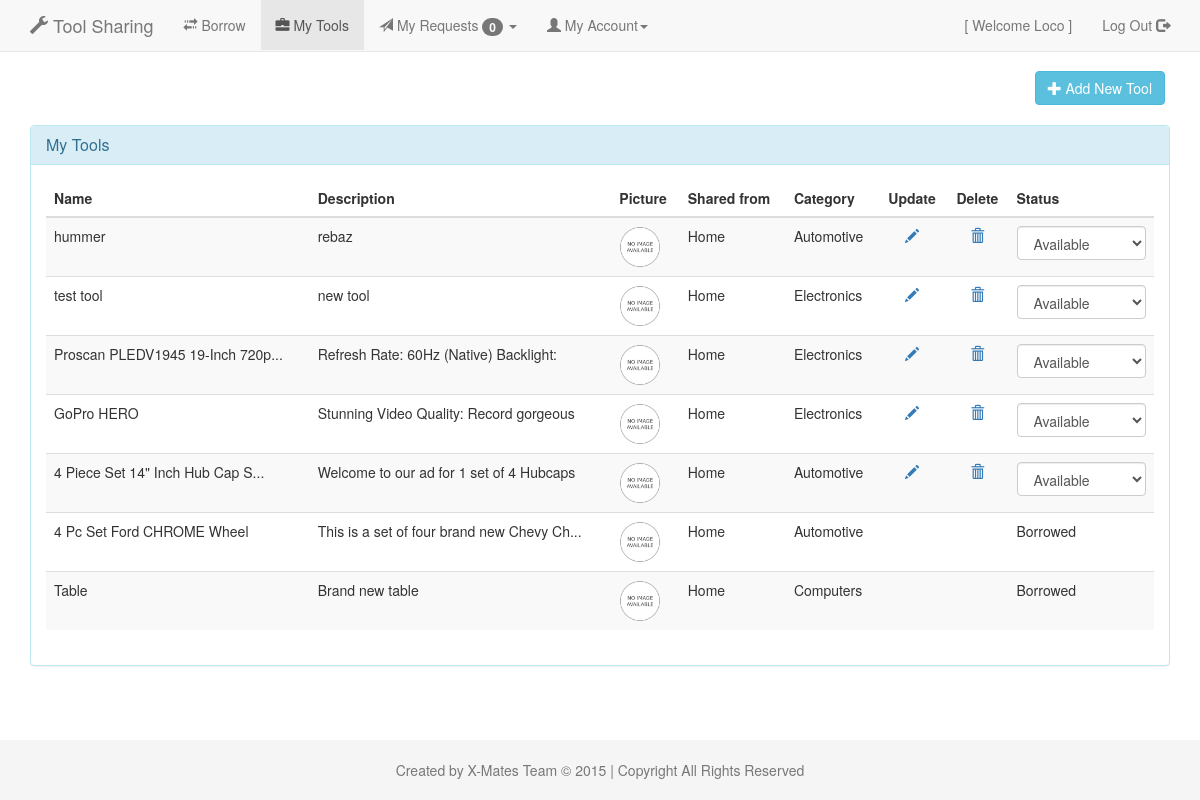
Page /manage_tools/my_tools/ (signed in) on the committed database.
### manage_tools/models.py (models this page shows, shortened)
class Tool(models.Model):
    AVAILABLE = 'AV'
    BORROWED = 'BR'
    RETURNED = 'RT'
    UNAVAILABLE = 'UA'
    status_choices = (
        (AVAILABLE, 'Available'),
        (BORROWED, 'Borrowed'),
        (RETURNED, 'Returned'),
        (UNAVAILABLE, 'Unavailable'),
    )
    editable_status_choices = (
        (AVAILABLE, 'Available'),
        (UNAVAILABLE, 'Unavailable'),
    )
    HOME = "HM"
    SHED = "SH"
    shared_choices = (
        (HOME, "Home"),
        (SHED, "Community Shed"),
    )
    name = models.CharField(max_length=100)
    status = models.CharField(choices=editable_status_choices, max_length=2, default="AV")
    owner = models.ForeignKey(User, related_name='tools', null=True, on_delete=models.SET_NULL)
    description = models.CharField(max_length=250)
    picture = models.FileField(upload_to="img/tools/", blank=True, default="img/tools/no-image.png")
    code = models.CharField(unique=True, max_length=10)
    shared_from = models.CharField(choices=shared_choices, max_length=2, default="HM")
    category = models.ForeignKey(ToolCategory, related_name='tools', null=True, on_delete=models.SET_NULL)
    enabled = models.BooleanField(default=True)
    timestamp = models.DateTimeField(auto_now_add=True, auto_now=False)
    updated = models.DateTimeField(auto_now_add=False, auto_now=True)
    def get_status_choices(self):
        return dict(self.status_choices).get(self.status)
    def get_shared_choices(self):
        return dict(self.shared_choices).get(self.shared_from)

class ToolCategory(models.Model):
    name = models.CharField(max_length=100)
    description = models.CharField(max_length=250)
    enabled = models.BooleanField(default=True)
    timestamp = models.DateTimeField(auto_now_add=True, auto_now=False)
    updated = models.DateTimeField(auto_now_add=False, auto_now=True)

### manage_tools/views.py (the view)
def my_tools(request):
    if not is_user_logged_in(session=request.session):
        return redirect(reverse('sign_in'))
    if 'is_shared_zone' not in request.session:
        return redirect(reverse('shared_zone:index'))
    title = "My Tools"
    tool_list = Tool.objects.filter(owner=request.session["cool_user"], enabled=1).order_by('-id')
    paginator = Paginator(tool_list, 10)
    page = request.GET.get('page')
    try:
        tools = paginator.page(page)
    except PageNotAnInteger:
        tools = paginator.page(1)
    except EmptyPage:
        tools = paginator.page(paginator.num_pages)
    context = {
        "title": title,
        "tools": tools,
        'my_tools': True
    }
    return render(request, "tool_management/my_tools.html", context)

### utils/utilities.py (called while the page is built)
def is_user_logged_in(session):
    return "cool_user" in session and session["cool_user"] is not None

### templates/tool_management/my_tools.html (shortened to what this page needs)
{% extends "base.html" %}
{% block content %}
    <div class="row">
        <div class="col-xm-12">
            <a class="btn btn-info float-right-bottom" href="{% url "manage_tools:new_tool" %}"><span class="glyphicon glyphicon-plus" aria-hidden="true"></span> Add New Tool</a>
        </div>
    </div>
    {% if tools %}
        <div class="panel panel-info">
          <div class="panel-heading">
            <h3 class="panel-title">My Tools</h3>
          </div>
          <div class="panel-body">
                <div class="table-responsive">
                    <table class="table table-striped table-hover">
                        <thead>
                            <tr>
                                <th>Name</th>
                                <th>Description</th>
                                <th>Picture</th>
                                <th>Shared from</th>
                                <th>Category</th>
                                <th class="text-align-center">Update</th>
                                <th class="text-align-center">Delete</th>
                                <th>Status</th>
                            </tr>
                        </thead>
                        <tbody>
                        {% for tool in tools %}
                            <tr>
                                <td>{{ tool.name|slice:":30" }}{% if tool.name|length|get_digit:"-1" > 30 %}...{% endif %}</td>
                                <td>{{ tool.description|slice:":40"}}{% if tool.description|length|get_digit:"-1" > 40 %}...{% endif %}</td>
                                <td><img src="{{ tool.picture.url }}" alt="{{ tool.name }}" width="42"></td>
                                <td>{{ tool.get_shared_choices }}</td>
                                <td>{{ tool.category.name }}</td>
                                {% if tool.status != tool.BORROWED %}
                                <td class="text-align-center"><a href="{% url "manage_tools:edit_tool" tool.id %}"><span class="glyphicon glyphicon-pencil" aria-hidden="true"></span></a></td>
                                <td class="text-align-center"><a href="{% url "manage_tools:remove_tool" tool.id %}"><span class="glyphicon glyphicon-trash" aria-hidden="true"></span></a></td>
                                <td>
                                    <select class="form-control upd_status">
                                        {% for status in tool.editable_status_choices %}
                                            <option {% if status.0 == tool.status %} selected="selected" {% endif %}value="{{ status.0 }},{% url "manage_tools:update_status" tool.id %}">{{ status.1 }}</option>
                                        {% endfor %}
                                    </select>
                                </td>
                                {% else %}
                                    <td></td>
                                    <td></td>
                                    <td>{{ tool.get_status_choices }}</td>
                                {% endif %}
                            </tr>
                        {% endfor %}
                    </table>
                </div>
            </div>
        </div>
    {% endif %}
{% endblock %}

### templates/base.html (shortened to what this page needs)
<!DOCTYPE html>
{% load staticfiles %}
<html lang="en">
  <head>
    {% include "head_css.html" %}
  </head>
  <body class="min-body-height">
    {% include "navbar.html" %}
    <div class="container" style="padding-top:0;">
        {% block content %}
        {% endblock %}
    </div>
    <footer class="footer">
      <div class="container">
        <p class="text-muted text-align-center">Created by X-Mates Team &copy; 2015 | Copyright All Rights Reserved</p>
      </div>
    </footer>
  </body>
</html>

### templates/head_css.html
{% load staticfiles %}
<link href="{% static "css/bootstrap.min.css" %}" rel="stylesheet">
<link href="{% static "css/navbar-static-top.css" %}" rel="stylesheet">
<link href="{% static "css/custom.css" %}" rel="stylesheet">
<link href="{% static "css/sticky-footer-navbar.css" %}" rel="stylesheet">
<link href="{% static "css/signin.css" %}" rel="stylesheet">

### templates/navbar.html (shortened to what this page needs)
    {% load staticfiles %}
    <nav class="navbar navbar-default navbar-static-top">
      <div class="container">
        <div id="navbar" class="navbar-collapse collapse">
          <ul class="nav navbar-nav">
            <li><a href="{% url "index" %}" class="navbar-brand"><span class="glyphicon glyphicon-wrench" aria-hidden="true"></span> Tool Sharing</a></li>
              {% if "cool_user" in request.session and "is_shared_zone" in request.session %}
                <li class="{% if borrow %}active{% endif %}"><a href="{% url "tool_listing:tool_listing" %}"><span class="glyphicon glyphicon-transfer" aria-hidden="true"></span> Borrow</a></li>
                <li {% if my_tools %}class="active"{% endif %}><a href="{% url "manage_tools:my_tools" %}"><span class="glyphicon glyphicon-briefcase" aria-hidden="true"></span> My Tools</a></li>
                <li class="dropdown {% if my_requests %}active{% endif %}">
                    <a href="#" class="dropdown-toggle" data-toggle="dropdown" role="button" aria-haspopup="true" aria-expanded="false"><span class="glyphicon glyphicon-send" aria-hidden="true"></span> My Requests
                        <span class="badge">
                            {% if request.session.notification_s and request.session.notification_r %}
                                {{ request.session.notification_s|add:request.session.notification_r }}
                            {% elif request.session.notification_s %}
                                {{ request.session.notification_s }}
                            {% elif request.session.notification_r %}
                                {{ request.session.notification_r }}
                            {% else %} 0
                            {% endif %}
                        </span>
                        <span class="caret"></span></a>
                </li>
              {% endif %}
              {% if "cool_user" in request.session %}
                  <li class="dropdown {% if my_profile %}active{% endif %}">
                    <a href="#" class="dropdown-toggle" data-toggle="dropdown" role="button" aria-haspopup="true" aria-expanded="false"><span class="glyphicon glyphicon-user" aria-hidden="true"></span> My Account<span class="caret"></span></a>
                  </li>
              {% endif %}
          </ul>
        {% if not request.get_full_path == "/sign_in/" %}
          <ul class="nav navbar-nav navbar-right">
            {% if "cool_user_name" in request.session %}
                <li><a>[ Welcome {{ request.session.cool_user_name }} ]</a></li>
            {% endif %}
            {% if "cool_user" in request.session %}
              <li><a href="{% url "log_out" %}">Log Out <span class="glyphicon glyphicon-log-out" aria-hidden="true"></span></a></li>
            {% endif %}
          </ul>
        {% endif %}
        </div>
      </div>
    </nav>

### templates/javascript.html (shortened to what this page needs)
{% load staticfiles %}

### static/our_static/css/navbar-static-top.css (style rules this page uses)
body { min-height: 2000px; }
.navbar-static-top { margin-bottom: 19px; }

### static/our_static/css/custom.css (style rules this page uses)
.text-align-center, .text-align-center th { text-align: center; }
.min-body-height { min-height: 0; }
.float-right-bottom { float: right; margin: 0px 20px 20px 0px; }

### static/our_static/css/sticky-footer-navbar.css (style rules this page uses)
html { position: relative; min-height: 100%; }
body { margin-bottom: 60px; }
.footer { position: absolute; bottom: 0; width: 100%; height: 60px; background-color: #f5f5f5; }
body > .container { padding: 60px 15px 0; }
.container .text-muted { margin: 20px 0; }
.footer > .container { padding-right: 15px; padding-left: 15px; }

### rows in the picture
Tool: name "hummer", description "rebaz", picture (placeholder picture), get_shared_choices "Home", category.name "Automotive", status "Available"
Tool: name "test tool", description "new tool", picture (placeholder picture), get_shared_choices "Home", category.name "Electronics", status "Available"
Tool: name "Proscan PLEDV1945 19-Inch 720p", description "Refresh Rate: 60Hz (Native) Backlight:", picture (placeholder picture), get_shared_choices "Home", category.name "Electronics", status "Available"
Tool: name "GoPro HERO", description "Stunning Video Quality: Record gorgeous", picture (placeholder picture), get_shared_choices "Home", category.name "Electronics", status "Available"
Tool: name "4 Piece Set 14\" Inch Hub Cap S", description "Welcome to our ad for 1 set of 4 Hubcaps", picture (placeholder picture), get_shared_choices "Home", category.name "Automotive", status "Available"
Tool: name "4 Pc Set Ford CHROME Wheel", description "This is a set of four brand new Chevy Ch", picture (placeholder picture), get_shared_choices "Home", category.name "Automotive", get_status_choices "Borrowed"
Tool: name "Table", description "Brand new table", picture (placeholder picture), get_shared_choices "Home", category.name "Computers", get_status_choices "Borrowed"

### other values in the picture
{{ request.session.cool_user_name }} "Loco"
